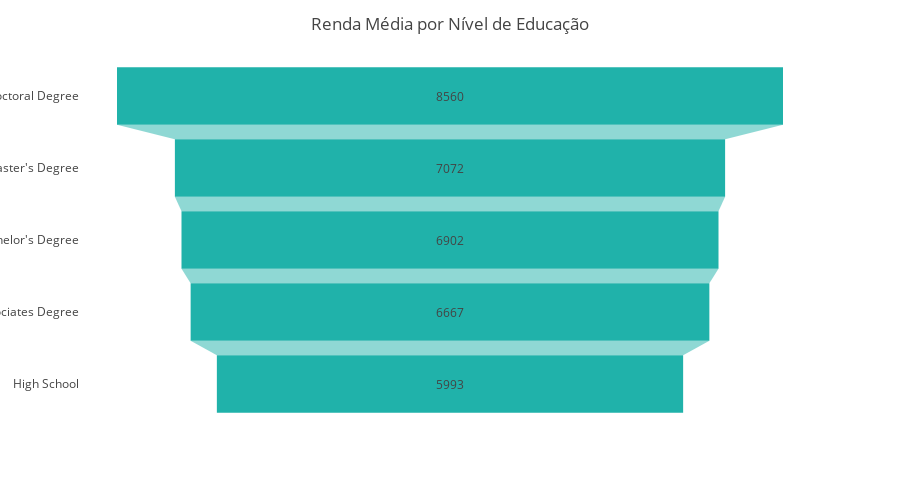

The notebook cell this image was saved under:
### Markdown cell above
### Análise com Indicadores de Rendas

### Code cell
# Funil de renda para a média salarial por Nível de Educação

income_education = dados_funcionarios.groupby('Education')['MonthlyIncome'].mean().reset_index()

income_education = income_education.sort_values(by='MonthlyIncome', ascending=False).round()


fig = px.funnel(income_education, 
             x='MonthlyIncome', 
             y='Education',
             color_discrete_sequence=['lightseagreen'])  

fig.update_layout(
    title='Renda Média por Nível de Educação',
    xaxis_title='',  
    yaxis_title='', 
    plot_bgcolor='rgba(0,0,0,0)',
    width=900, 
    height=500,
    title_x=0.5
    )

fig.show()

### Figure 1 — Plotly figure (JSON) as saved in the notebook; plotly's stock layout.template omitted (floating-point values rounded to 4 significant figures)
{"data": [{"hovertemplate": "MonthlyIncome=%{x}<br>Education=%{y}<extra></extra>", "legendgroup": "", "marker": {"color": "lightseagreen"}, "name": "", "orientation": "h", "showlegend": false, "type": "funnel", "x": [8560, 7072, 6902, 6667, 5993], "xaxis": "x", "y": ["Doctoral Degree", "Master's Degree", "Bachelor's Degree", "Associates Degree", "High School"], "yaxis": "y"}], "layout": {"height": 500, "legend": {"tracegroupgap": 0}, "margin": {"t": 60}, "plot_bgcolor": "rgba(0,0,0,0)", "title": {"text": "Renda Média por Nível de Educação", "x": 0.5}, "width": 900, "xaxis": {"anchor": "y", "domain": [0, 1], "title": {"text": ""}}, "yaxis": {"anchor": "x", "domain": [0, 1], "title": {"text": ""}}}}
